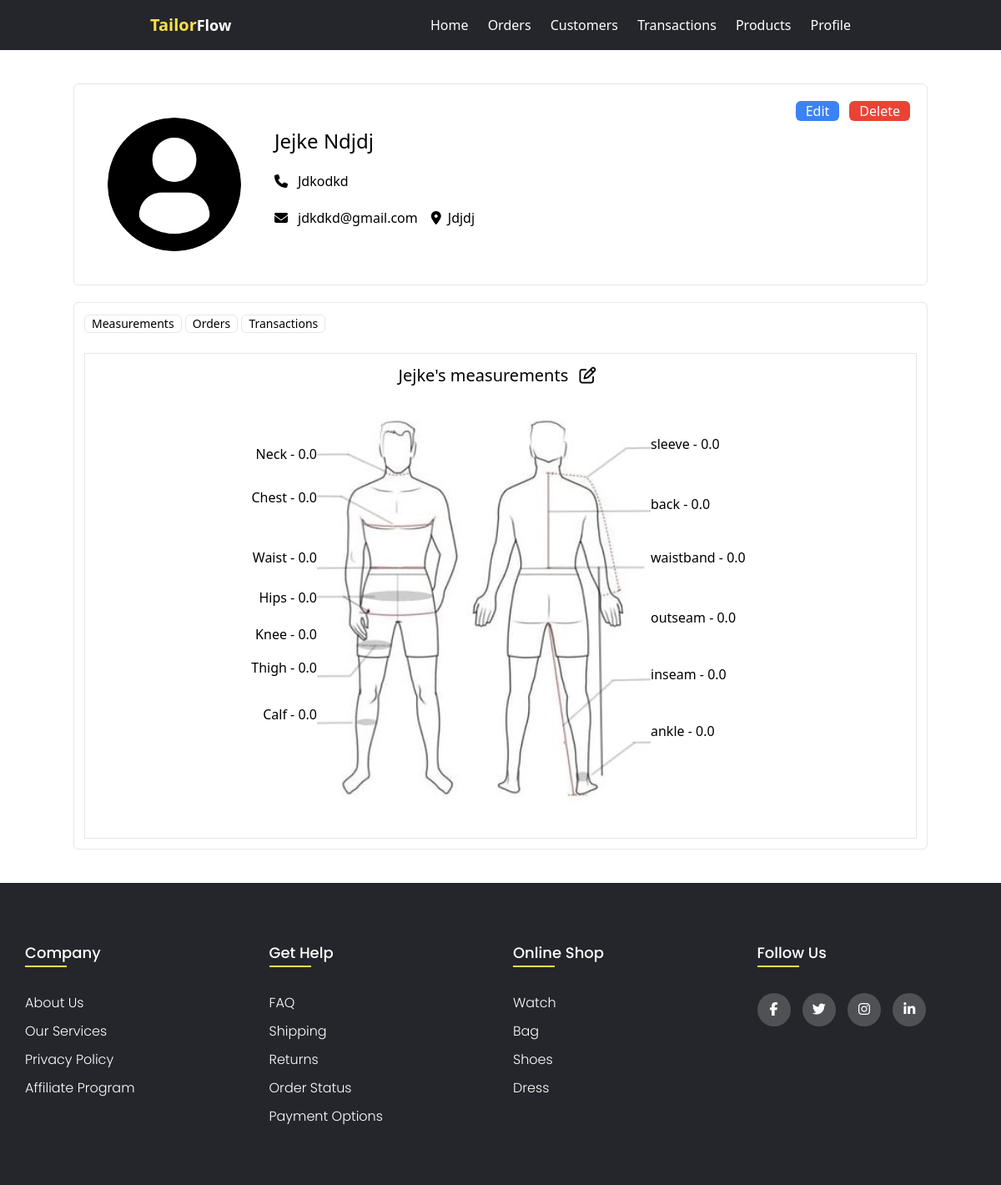
The app's page /customer-details/156/ (signed in) with its own data.
### apps/customers/models.py (models this page shows, shortened)
class Customer(models.Model):
    gender_choices = [
        ('M',"Male"),
        ('F',"Female"),
    ]
    tailor = models.ForeignKey(TailorUser,on_delete=models.CASCADE,blank=True)
    first_name = models.CharField(max_length=100,blank=False)
    last_name = models.CharField(max_length = 100)
    email = models.EmailField(blank=False)
    gender = models.CharField(max_length=1,choices=gender_choices)
    city = models.CharField(max_length=50,blank=False)
    phone = models.CharField(max_length=20,blank=False)
    profile = models.ImageField(blank=True,null=True,upload_to='profile/',default='default/profile-user.png')
    created_at = models.DateTimeField(auto_now_add=True)
    class Meta:
        ordering = ['-id']

class Measurements(models.Model):
    customer = models.OneToOneField(
        Customer, on_delete=models.CASCADE, primary_key=True)
    neck = models.FloatField(null=True, blank=True,default=0)
    chest = models.FloatField(null=True, blank=True,default=0)
    waist = models.FloatField(null=True, blank=True,default=0)
    hips = models.FloatField(null=True, blank=True,default=0)
    thigh = models.FloatField(null=True, blank=True,default=0)
    knee = models.FloatField(null=True, blank=True,default=0)
    calf = models.FloatField(null=True, blank=True,default=0)
    sleeve = models.FloatField(null=True, blank=True,default=0)
    back = models.FloatField(null=True, blank=True,default=0)
    waistband = models.FloatField(null=True, blank=True,default=0)
    outseam = models.FloatField(null=True, blank=True,default=0)
    inseam = models.FloatField(null=True, blank=True,default=0)
    ankle = models.FloatField(null=True, blank=True,default=0)

### apps/customers/views.py (the view)
# urls.py: path('customer-details/<int:customer_id>/',views.customer_details,name="customer-details"),
@login_required
def customer_details(request,customer_id):
    try:
        customer = Customer.objects.get(id=customer_id)
        measurements = Measurements.objects.filter(customer=customer).first()
        form = MeasurementsForm(instance=measurements) if measurements else None
        if request.method == 'POST':
            customer.delete()
            return redirect('/customers')
        return render(request,'customers/customer_details.html',context={'customer':customer,'form':form})
    except Customer.DoesNotExist:
        return HttpResponse('Customer does not exist.')

### apps/customers/templates/customers/customer_details.html (shortened to what this page needs)
{% extends 'base.html'%}
{% load static%}
{%block stylesheet%}
<link rel="stylesheet" href="{%static 'css/customer_details.css'%}">
<link rel="stylesheet" href="{% static 'css/add_measurements.css'%}">
{%endblock stylesheet%}
{%block content%}
    <form action="" method="post">
        <section class=" customer-details-section p-5 sm:p-10 rounded-md">
            <div class="customer-details-content max-w-5xl mx-auto">
                <div class="profile-card flex flex-col sm:flex-row border sm:p-10 p-5 relative text-center sm:text-left items-center sm:items-start rounded-md">
                    <div class="img-container sm:mr-10 mb-2 sm:mb-0">
                        <img class=" sm:h-40 sm:w-40 h-20 w-20 rounded-full" src={{customer.profile.url}} alt="">
                    </div>
                    <div class="details-container sm:space-y-5 space-y-3">
                        <p class=" text-2xl font-medium sm:pt-3">{{customer.first_name}} {{customer.last_name}}</p>
                        <p><i class="fa-solid fa-phone mr-3"></i>{{customer.phone}}</p>
                        <div class="email-location flex sm:flex-row flex-col flex-wrap justify-center sm:justify-normal items-center sm:items-start space-y-3 sm:space-y-0">
                            <div class=" flex items-center sm:mr-4 sm:mb-2"><i class="fa-solid fa-envelope mr-3"></i>{{customer.email}}</div>
                            <div class=" flex items-center"><i class="fa-solid fa-location-dot mr-2"></i> {{customer.city}}</div>
                        </div>
                    </div>
                    <div class="absolute top-0 right-0 h-fit w-fit p-2 sm:p-5 flex gap-3">
                        <a href="{%url 'edit-customer' customer.id%}" class="edit-btn sm:block hidden bg-blue-500 px-3 rounded-md text-white">Edit</a>
                        <button type="button" onclick="openDialog()" id="delete-btn-lg"   class=" sm:block hidden bg-[rgb(234,67,53)] px-3 rounded-md text-white">Delete</button>
                    </div>
                </div>
            </div>
            <div class="measurements-orders-transacctions max-w-5xl mx-auto border mt-5 rounded-md">
                <div class="buttons p-3">
                    <button type="button" class=" px-2 border rounded-md text-sm">Measurements</button>
                    <button type="button" class=" px-2 border rounded-md text-sm">Orders</button>
                    <button type="button" class=" px-2 border rounded-md text-sm">Transactions</button>
                </div>
                <div class="measurements border sm:m-3">
                    <h1 class=" text-center text-xl font-medium mt-3">{{customer.first_name}}'s measurements
                        {%if form%}
                            <span class=" px-2">
                                <a href="{% url 'edit-measurements' customer.id %}"><i class="fa-regular fa-pen-to-square"></i></a>
                            </span>
                        {%endif%}
                    </h1>
                    <div class="measurements-container">
                        {%if form%}
                            {% include 'customers/view_measurements.html' with measurements_content='measurements_content' %}
                        {%else%}
                            <a class=" border px-3 bg-gray-500 rounded-md" href="{%url 'add-measurements' customer.id%}">Add Measurements</a>
                        {%endif%}
                    </div>
                </div>
            </div>
        </section>
    </form>
{%endblock content%}

### apps/customers/templates/customers/view_measurements.html
{%load static%}
{% block measurements_content%}
<div class="measurements-content p-10  sm:pt-5  sm:flex mx-auto sm:justify-center sm:items-center">
    {% if customer.gender == 'F'%}
        <div class="left-measurements max-w-[280px] mx-auto sm:mx-0 sm:max-w-full   sm:h-[30rem] sm:min-w-[140px] sm:flex flex-col sm:items-end">
            <p class="neck input-field flex sm:block justify-between sm:justify-normal  sm:mt-8">
                <label for="id_neck">Neck - </label>
                {{form.neck.value}}
            </p>
            <p class="chest mt-2 input-field flex sm:block  justify-between sm:justify-normal sm:mt-7">
                <label for="id_chest">Chest - </label>
                {{form.chest.value}}
            </p>
            <p class="waist mt-2 input-field flex sm:block  justify-between sm:justify-normal sm:mt-12">
                <label for="id_waist">Waist - </label>
                {{form.waist.value}}
            </p>
            <p class="hips mt-2 input-field flex sm:block  justify-between sm:justify-normal sm:mt-6">
                <label for="id_hips">Hips - </label>
                {{form.hips.value}}
            </p>
            <p class="thigh mt-2 input-field flex sm:block  justify-between sm:justify-normal sm:mt-7">
                <label for="id_thigh">Thigh - </label>
                {{form.thigh.value}}
            </p>
            <p class="knee mt-2 input-field flex sm:block  justify-between sm:justify-normal sm:mt-5">
                <label for="id_knee">Knee - </label>
                {{form.knee.value}}
            </p>
            <p class="calf mt-2 input-field flex sm:block  justify-between sm:justify-normal sm:mt-8">
                <label for="id_calf">Calf - </label>
                {{form.calf.value}}
            </p>
        </div>
        <div class="img-container hidden sm:block  sm:min-w-[275px] sm:w-[80%] sm:max-w-[400px]">
            <img class=" sm:h-[30rem] sm:w-full" src="{%static 'images/women_body_measurements.jpeg'%}" alt="" />
        </div>
        <div class="right-measurements max-w-[280px] mx-auto sm:mx-0 sm:max-w-full sm:min-w-[180px] sm:h-[30rem] sm:flex flex-col items-stretch">
            <p class="sleeve mt-2 input-field flex sm:block  justify-between sm:justify-normal sm:mt-9">
                <label for="id_sleeve">sleeve - </label>
                {{form.sleeve.value}}
            </p>
            <p class="back mt-2 input-field flex sm:block  justify-between sm:justify-normal sm:mt-14">
                <label for="id_back">back - </label>
                {{form.back.value}}
            </p>
            <p class="waistband mt-2 input-field flex sm:block  justify-between sm:justify-normal sm:mt-4">
                <label for="id_waistband">waistband - </label>
                {{form.waistband.value}}
            </p>
            <p class="outseam mt-2 input-field flex sm:block  justify-between sm:justify-normal sm:mt-20">
                <label for="id_outseam">outseam - </label>
                {{form.outseam.value}}
            </p>
            <p class="inseam mt-2 input-field flex sm:block  justify-between sm:justify-normal sm:mt-11">
                <label for="id_inseam">inseam - </label>
                {{form.inseam.value}}
            </p>
            <p class="ankle mt-2 input-field flex sm:block  justify-between sm:justify-normal sm:mt-9">
                <label for="id_ankle">ankle - </label>
                {{form.ankle.value}}
            </p>
        </div>
    {%else%}
        <div class="left-measurements max-w-[280px] mx-auto sm:mx-0 sm:max-w-full   sm:h-[30rem] sm:min-w-[140px] sm:flex flex-col sm:items-end">
            <p class="neck input-field flex sm:block justify-between sm:justify-normal  sm:mt-12">
                <label for="id_neck">Neck - </label>
                {{form.neck.value}}
            </p>
            <p class="chest mt-2 input-field flex sm:block  justify-between sm:justify-normal sm:mt-7">
                <label for="id_chest">Chest - </label>
                {{form.chest.value}}
            </p>
            <p class="waist mt-2 input-field flex sm:block  justify-between sm:justify-normal sm:mt-12">
                <label for="id_waist">Waist - </label>
                {{form.waist.value}}
            </p>
            <p class="hips mt-2 input-field flex sm:block  justify-between sm:justify-normal sm:mt-6">
                <label for="id_hips">Hips - </label>
                {{form.hips.value}}
            </p>
            <p class="knee mt-2 input-field flex sm:block  justify-between sm:justify-normal sm:mt-5">
                <label for="id_knee">Knee - </label>
                {{form.knee.value}}
            </p>
            <p class="thigh mt-2 input-field flex sm:block  justify-between sm:justify-normal sm:mt-4">
                <label for="id_thigh">Thigh - </label>
                {{form.thigh.value}}
            </p>
            <p class="calf mt-2 input-field flex sm:block  justify-between sm:justify-normal sm:mt-8">
                <label for="id_calf">Calf - </label>
                {{form.calf.value}}
            </p>
        </div>
        <div class="img-container hidden sm:block  sm:min-w-[275px] sm:w-[80%] sm:max-w-[400px]">
            <img class=" sm:h-[30rem] sm:w-full" src="{%static 'images/men_body_measurements1.jpeg'%}" alt="" />
        </div>
        <div class="right-measurements max-w-[280px] mx-auto sm:mx-0 sm:max-w-full sm:min-w-[180px] sm:h-[30rem] sm:flex flex-col items-stretch">
            <p class="sleeve mt-2 input-field flex sm:block  justify-between sm:justify-normal sm:mt-9">
                <label for="id_sleeve">sleeve - </label>
                {{form.sleeve.value}}
            </p>
            <p class="back mt-2 input-field flex sm:block  justify-between sm:justify-normal sm:mt-12">
                <label for="id_back">back - </label>
                {{form.back.value}}
            </p>
            <p class="waistband mt-2 input-field flex sm:block  justify-between sm:justify-normal sm:mt-10">
                <label for="id_waistband">waistband - </label>
                {{form.waistband.value}}
            </p>
            <p class="outseam mt-2 input-field flex sm:block  justify-between sm:justify-normal sm:mt-12">
                <label for="id_outseam">outseam - </label>
                {{form.outseam.value}}
            </p>
            <p class="inseam mt-2 input-field flex sm:block  justify-between sm:justify-normal sm:mt-11">
                <label for="id_inseam">inseam - </label>
                {{form.inseam.value}}
            </p>
            <p class="ankle mt-2 input-field flex sm:block  justify-between sm:justify-normal sm:mt-11">
                <label for="id_ankle">ankle - </label>
                {{form.ankle.value}}
            </p>
        </div>
    {%endif%}
</div>
{%endblock measurements_content%}

### apps/customers/static/css/add_measurements.css (style rules this page uses)
* { margin: 0; padding: 0; box-sizing: border-box; }

### static/css/base.css (style rules this page uses)
* { margin:0; padding:0; box-sizing: border-box; }

### records on screen
Customer: profile (picture), first_name "Jejke", last_name "Ndjdj", phone "Jdkodkd", email "jdkdkd@gmail.com", city "Jdjdj"
Measurements: neck.value "0.0", chest.value "0.0", waist.value "0.0", hips.value "0.0", knee.value "0.0", thigh.value "0.0", calf.value "0.0", sleeve.value "0.0", back.value "0.0", waistband.value "0.0", outseam.value "0.0", inseam.value "0.0", ankle.value "0.0"
